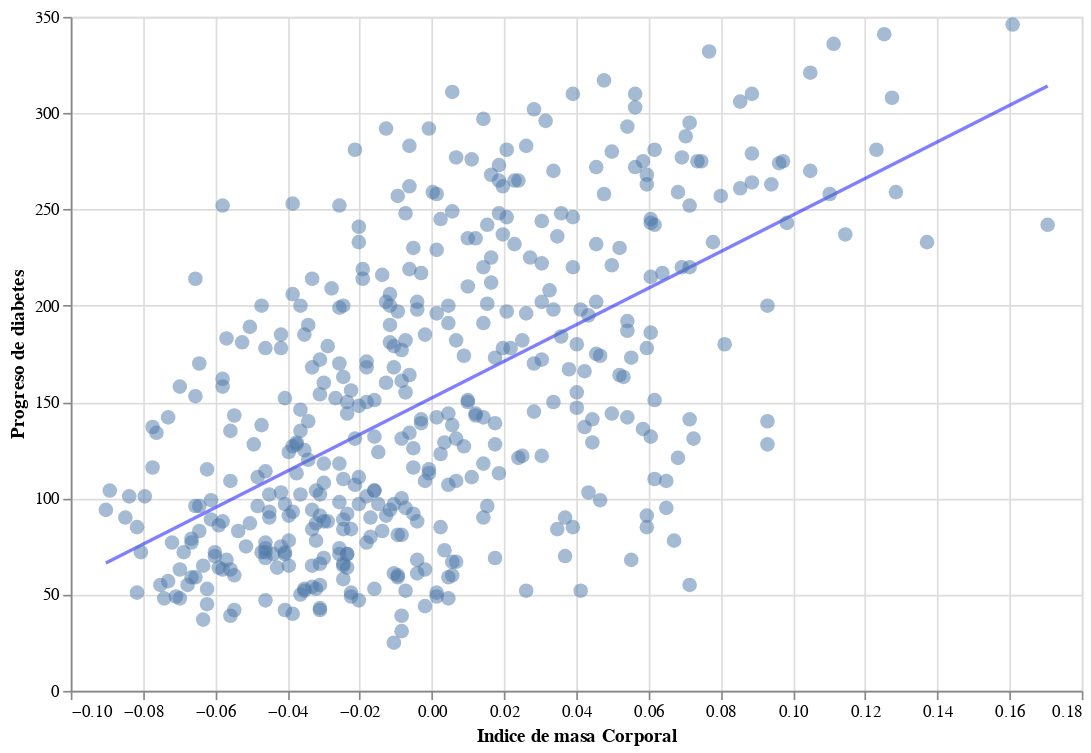

The notebook cell this image was saved under:
### Code cell
points = alt.Chart(diabetes_df).mark_circle(size=75, opacity=0.5).encode(
    x="bmi:Q",
    y="prog:Q"
).properties(
    width=600,
    height=400
)

reg_df=(
    diabetes_df.loc[lambda x: x["bmi"].isin([x["bmi"].min(), x["bmi"].max()])
        , ["bmi"]
                   ].assign(regression=lambda x: regr_bmi.intercept_ + x['bmi']*regr_bmi.coef_)
)
reg_line = alt.Chart(reg_df).mark_line(color="blue", opacity=0.5).encode(
    x=alt.X("bmi:Q", title="Indice de masa Corporal"),
    y=alt.Y("regression:Q",title="Progreso de diabetes")
).properties(
    width=600,
    height=400
)

reg_line+ points

### Figure 1 — Vega-Lite specification as saved in the notebook (floating-point values rounded to 4 significant figures; data arrays with more than 128 entries replaced by an {"elided": "..."} marker saying what was removed)
{"$schema": "https://vega.github.io/schema/vega-lite/v3.4.0.json", "config": {"background": "white", "mark": {"tooltip": null}, "view": {"height": 300, "width": 400}}, "datasets": {"data-19f0800f83d93182e18fcd55a2acad4a": [{"bmi": -0.09028, "regression": 66.42}, {"bmi": 0.1706, "regression": 314.1}], "data-522fed31eb8dd0c5e08ec191c165ba05": {"elided": "442 records"}}, "layer": [{"data": {"name": "data-19f0800f83d93182e18fcd55a2acad4a"}, "encoding": {"x": {"field": "bmi", "title": "Indice de masa Corporal", "type": "quantitative"}, "y": {"field": "regression", "title": "Progreso de diabetes", "type": "quantitative"}}, "height": 400, "mark": {"color": "blue", "opacity": 0.5, "type": "line"}, "width": 600}, {"data": {"name": "data-522fed31eb8dd0c5e08ec191c165ba05"}, "encoding": {"x": {"field": "bmi", "type": "quantitative"}, "y": {"field": "prog", "type": "quantitative"}}, "height": 400, "mark": {"opacity": 0.5, "size": 75, "type": "circle"}, "width": 600}]}
